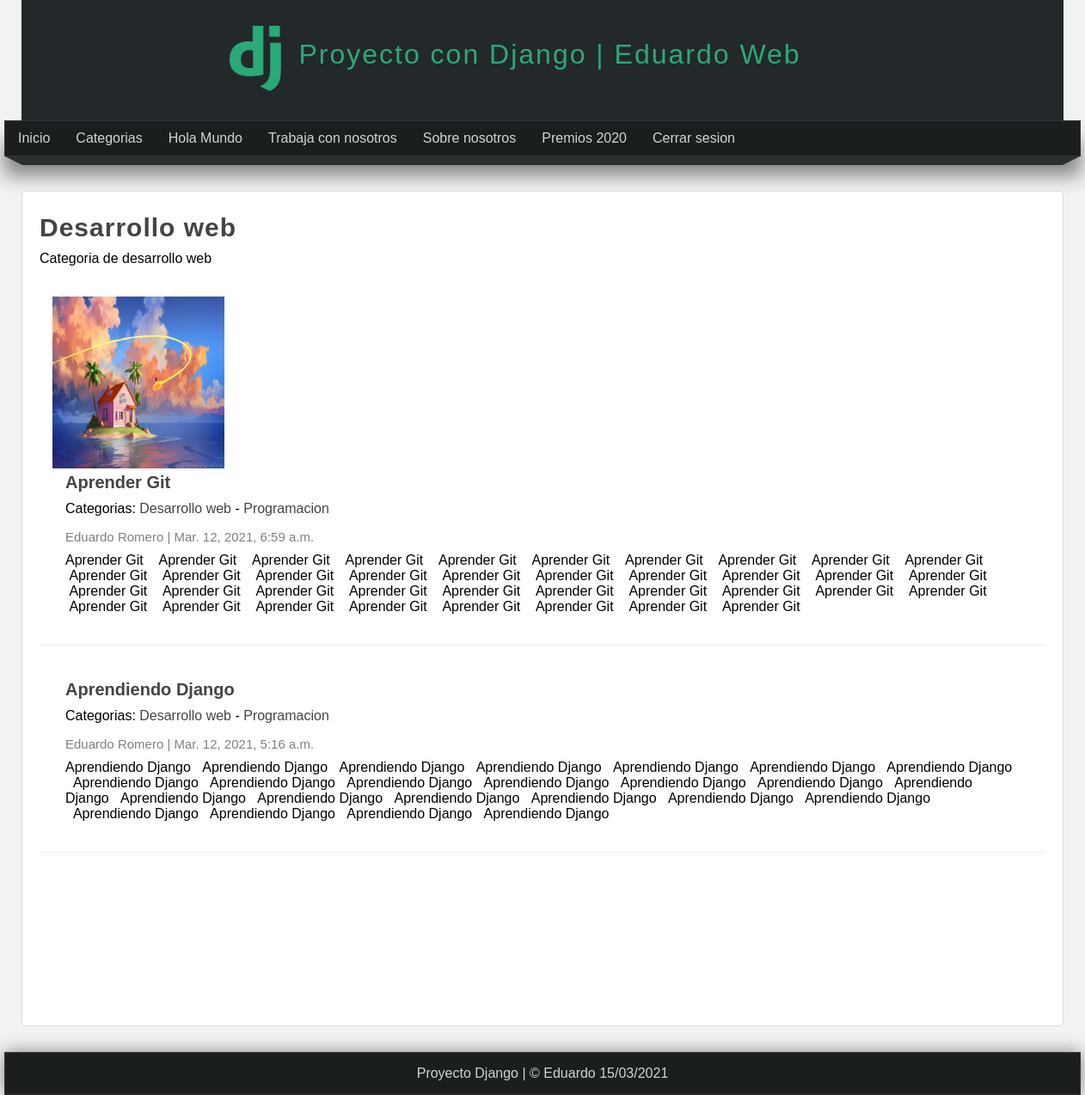
The page /categoria/1 (signed in) on the database its author committed.
### pages/models.py (models this page shows, shortened)
class Page(models.Model):
    title = models.CharField(max_length=50, verbose_name = 'Titulo')
    content = RichTextField(verbose_name = 'Contenido')
    slug = models.CharField(unique=True ,max_length=150, verbose_name = 'URL amigable')
    order = models.IntegerField(default=0 ,verbose_name = 'Orden')
    visible = models.BooleanField(verbose_name='¿Visible?')
    created_at = models.DateTimeField(auto_now_add=True ,verbose_name='Creado el')
    updated_at = models.DateTimeField(auto_now=True ,verbose_name='Actualizado el')
    class Meta:
        verbose_name = 'Pagina'
        verbose_name_plural = 'Paginas'

### blog/models.py (models this page shows, shortened)
class Category(models.Model):
    name = models.CharField(max_length=100, verbose_name = 'Nombre')
    description = models.CharField(max_length=255, verbose_name = 'Description')
    created_at = models.DateTimeField(auto_now_add=True, verbose_name = 'Creado el')
    class Meta:
        verbose_name = 'Categoria'
        verbose_name_plural = 'Categorias'

class Article(models.Model):
    title = models.CharField(max_length=150, verbose_name = 'Titulo')
    content = RichTextField(verbose_name = 'Contenido')
    image = models.ImageField(default='null', verbose_name = 'Imagen', upload_to='articles')
    public = models.BooleanField(verbose_name='¿Publicado?')
    user = models.ForeignKey(User, editable=False ,verbose_name='Usuario', on_delete=models.CASCADE)
    categories = models.ManyToManyField(Category, verbose_name='Categorias', blank=True, related_name='articles')
    created_at = models.DateTimeField(auto_now_add=True, verbose_name = 'Creado el')
    updated_at = models.DateTimeField(auto_now=True, verbose_name = 'Editado el')
    class Meta:
        verbose_name = 'Articulo'
        verbose_name_plural = 'Articulos'
        ordering = ['-created_at']

### blog/views.py (the view)
# urls.py: path('categoria/<int:category_id>', views.category, name='category'),
@login_required(login_url='login')
def category(request, category_id):
    category = get_object_or_404(Category, id=category_id)
    return render(request, 'categories/category.html', {
        'category': category,
    })

### blog/processors.py (called while the page is built)
def get_categories(request):
    categories_in_use = Article.objects.filter(public=True).values_list('categories', flat=True)
    categories = Category.objects.filter(id__in=categories_in_use).values_list('id', 'name')
    return{
        'categories': categories,
        'ids': categories_in_use
    }

### pages/context_processors.py (called while the page is built)
def get_pages(request):
    pages = Page.objects.filter(visible=True).order_by('order').values_list('id', 'title', 'slug')
    return{
        'pages': pages
    }

### blog/templates/categories/category.html (shortened to what this page needs)
{% extends 'layouts/layout.html' %}
{% block content %}
    <h1 class="title">{{category.name}}</h1>
    <p> {{category.description}} </p>
    {% include 'articles/articles.html' with articles=category.articles.all %}
{% endblock %}

### mainapp/templates/layouts/layout.html (shortened to what this page needs)
<!DOCTYPE html>
<html lang="es">
  <head>
    {% load static %}
    <link
      rel="stylesheet"
      type="text/css"
      href="{% static 'css/styles.css' %}"
    />
  </head>
  <body>
    <header>
      <div id="logotipo">
        <img src="{% static 'images/logo.png' %}" alt="logo-django" />
        <h1>Proyecto con Django | Eduardo Web</h1>
      </div>
    </header>
    <nav>
      <ul>
        <li>
          <a href="{% url 'index' %}">Inicio</a>
        </li>
        {% if user.email %}
            <li>
              <a href="{% url 'list_articles' %}">Categorias</a>
            </li>
            {% for page in pages %}
              <li>
                <a href="{% url 'page' page.2 %}">{{page.1}}</a>
              </li>
            {% endfor %}
            <li>
              <a href="{% url 'logout' %}">Cerrar sesion</a>
            </li>
        {% endif %}
      </ul>
    </nav>
    <div class="barra">
      <span class="esquina-izquierda"></span>
      <span class="relleno-barra"></span>
      <span class="esquina-derecha"></span>
    </div>
    <div id="content">
      <div class="box">
        {%block content%}{%endblock%}
      </div>
    </div>
    <footer>Proyecto Django | &copy; Eduardo {% now "d/m/Y" %}</footer>
  </body>
</html>

### blog/templates/articles/articles.html (shortened to what this page needs)
{% for article in articles %}
<article class="article-item">
  {% if article.image != 'null' and article.image.url|length >= 1 %}
  <div class="image">
    <img src="{{article.image.url}}" />
  </div>
  {% endif %}
  <div class="data">
        <h2>
        <a href="{% url 'article' article.id %}">
        {{article.title}}
        </a>
        </h2>
    <p>
      Categorias: {% for category in article.categories.all %}
      <a href="{% url 'category' category.id %}"> {{category.name}}</a>
      {% if forloop.counter < article.categories.all|length %} {{'-'}} {%endif%}
      {% endfor %}
    </p>
    <span class="date">
      {{article.user.first_name}} {{article.user.last_name}} |
      {{article.created_at}}
    </span>
    <p>{{article.content|safe}}</p>
  </div>
</article>
{% endfor %}

### mainapp/static/css/styles.css (style rules this page uses)
* { margin: 0; padding: 0; font-family: 'Lucida Sans', 'Lucida Sans Regular', 'Lucida Grande', 'Lucida Sans Unicode', Geneva, Verdana, sans-serif; text-decoration: none; }
.box p, .box h2, .box h3, .box ul { margin-top: 5px; margin-bottom: 5px; }
body { background-color: #F2F2F2; }
header { width: 1212px; height: 140px; background-color: #23282B; margin: 0 auto; }
#logotipo { width: 60%; height: 130px; margin: 0 auto; padding-top: 10px; }
#logotipo img { display: block; width: 60px; float: left; margin-top: 20px; }
#logotipo h1 { display: block; float: left; margin-top: 35px; margin-left: 20px; letter-spacing: 2px; font-weight: lighter; color: #2ba977; }
nav { width: 1250px; height: 40px; background-color: #1b1e1f; border: 1px solid #333333; margin: 0 auto; box-shadow: 0px 22px 22px gray; font-size: 16px; }
nav > ul { list-style: none; text-decoration: none; }
nav > ul > li { line-height: 40px; float: left; }
nav > ul > li > a { display: block; padding-left: 15px; padding-right: 15px; color: #d1d4d6; }
.barra { width: 1250px; margin: 0 auto; }
.esquina-izquierda { display: block; border-left: 20px solid transparent; border-top: 10px solid #2b2f30; float: left; }
.esquina-derecha { display: block; border-right: 20px solid transparent; border-top: 10px solid #2b2f30; float: right; }
.relleno-barra { display: block; width: 1210px; height: 10px; background: #2b2f30; float: left; }
#content { width: 1212px; min-height: 930px; margin: 0 auto; margin-bottom: 30px; margin-top: 40px; }
.box { background: white; width: 95; min-height: 930px; padding: 20px; border: 1px solid #ddd; margin: 0 auto; border-radius: 5px; }
.box .image { width: 45%; float: left; margin-right: 30px; }
.box .image img { width: 100%; }
.box a { transition: all 300ms; color: #444; }
.title { color: #444; letter-spacing: 1px; font-size: 30px; margin-bottom: 10px; margin-top: 5px; }
.date { display: block; margin-top: 15px; margin-bottom: 15px; color: gray; }
.article-item { margin-bottom: 20px; margin-top: 20px; padding: 15px; border-bottom: 1px solid #eee; clear: both; }
.article-item .image { width: 200px; height: 200px; float: left; overflow: hidden; }
.article-item .image img { height: 200px; }
.article-item .data { float: left; padding: 15px; padding-top: 0px; }
.article-item h2 { display: block; font-size: 20px; color: #333; margin-bottom: 10px; }
.article-item span.date { display: block; font-size: 15px; color: gray; margin-bottom: 10px; }
footer { width: 1250px; background-color: #1b1e1f; border: 1px solid #333; color: #d1d4d6; text-align: center; margin: 0 auto; padding-top: 15px; padding-bottom: 15px; box-shadow: 0px 0px 20px gray; }

### rows shown on the page
Page: title "Hola Mundo"
Page: title "Trabaja con nosotros"
Page: title "Sobre nosotros"
Page: title "Premios 2020"
Category: name "Desarrollo web", description "Categoria de desarrollo web", value "-"
Article: image (picture), title "Aprender Git", user.first_name "Eduardo", user.last_name "Romero", created_at "Mar. 12, 2021, 6:59 a.m.", content "Aprender Git Aprender Git Aprender Git Aprender Git Aprender Git Aprender Git Aprender Git Aprender Git Aprender Git Aprender Git Aprender Git Aprender Git Aprender Git Aprender Git Aprender Git Aprender Git Aprender Git Aprender Git Aprender Git Aprender Git Aprender Git Aprender Git Aprender Git Aprender Git Aprender Git Aprender Git Aprender Git Aprender Git Aprender Git Aprender Git Aprender Git Aprender Git Aprender Git Aprender Git Aprender Git Aprender Git Aprender Git Aprender Git"
Category: name "Programacion"
Article: title "Aprendiendo Django", user.first_name "Eduardo", user.last_name "Romero", created_at "Mar. 12, 2021, 5:16 a.m.", content "Aprendiendo Django Aprendiendo Django Aprendiendo Django Aprendiendo Django Aprendiendo Django Aprendiendo Django Aprendiendo Django Aprendiendo Django Aprendiendo Django Aprendiendo Django Aprendiendo Django Aprendiendo Django Aprendiendo Django Aprendiendo Django Aprendiendo Django Aprendiendo Django Aprendiendo Django Aprendiendo Django Aprendiendo Django Aprendiendo Django Aprendiendo Django Aprendiendo Django Aprendiendo Django Aprendiendo Django"
